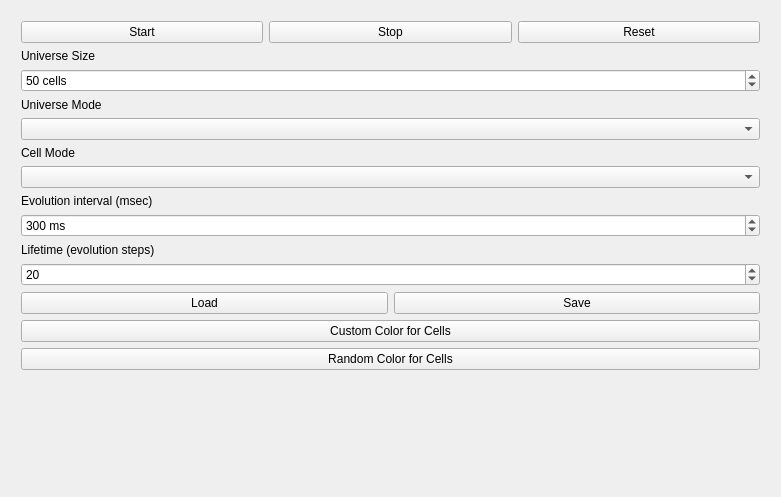
<?xml version="1.0" encoding="UTF-8"?>
<ui version="4.0">
 <class>MainWindow</class>
 <widget class="QMainWindow" name="MainWindow">
  <property name="geometry">
   <rect>
    <x>0</x>
    <y>0</y>
    <width>781</width>
    <height>497</height>
   </rect>
  </property>
  <property name="windowTitle">
   <string>Cellular Automata</string>
  </property>
  <widget class="QWidget" name="centralWidget">
   <widget class="QWidget" name="layoutWidget">
    <property name="geometry">
     <rect>
      <x>10</x>
      <y>10</y>
      <width>761</width>
      <height>476</height>
     </rect>
    </property>
    <layout class="QHBoxLayout" name="mainLayout">
     <item>
      <layout class="QVBoxLayout" name="gameLayout"/>
     </item>
     <item>
      <layout class="QVBoxLayout" name="settingsLayout">
       <item>
        <layout class="QHBoxLayout" name="controlLayout">
         <item>
          <widget class="QPushButton" name="startButton">
           <property name="text">
            <string>Start</string>
           </property>
          </widget>
         </item>
         <item>
          <widget class="QPushButton" name="stopButton">
           <property name="text">
            <string>Stop</string>
           </property>
          </widget>
         </item>
         <item>
          <widget class="QPushButton" name="clearButton">
           <property name="text">
            <string>Reset</string>
           </property>
          </widget>
         </item>
        </layout>
       </item>
       <item>
        <widget class="QLabel" name="universeSizeLabel">
         <property name="text">
          <string>Universe Size</string>
         </property>
        </widget>
       </item>
       <item>
        <widget class="QSpinBox" name="universeSizeControl">
         <property name="suffix">
          <string> cells</string>
         </property>
         <property name="minimum">
          <number>10</number>
         </property>
         <property name="maximum">
          <number>400</number>
         </property>
         <property name="value">
          <number>50</number>
         </property>
        </widget>
       </item>
       <item>
        <widget class="QLabel" name="universeModeLabel">
         <property name="text">
          <string>Universe Mode</string>
         </property>
        </widget>
       </item>
       <item>
        <widget class="QComboBox" name="universeModeControl"/>
       </item>
       <item>
        <widget class="QLabel" name="cellModeLabel">
         <property name="text">
          <string>Cell Mode</string>
         </property>
        </widget>
       </item>
       <item>
        <widget class="QComboBox" name="cellModeControl">
         <property name="enabled">
          <bool>true</bool>
         </property>
        </widget>
       </item>
       <item>
        <widget class="QLabel" name="generationIntervalLabel">
         <property name="text">
          <string>Evolution interval (msec)</string>
         </property>
        </widget>
       </item>
       <item>
        <widget class="QSpinBox" name="intervalControl">
         <property name="showGroupSeparator" stdset="0">
          <bool>false</bool>
         </property>
         <property name="suffix">
          <string> ms</string>
         </property>
         <property name="minimum">
          <number>50</number>
         </property>
         <property name="maximum">
          <number>100000</number>
         </property>
         <property name="singleStep">
          <number>10</number>
         </property>
         <property name="value">
          <number>300</number>
         </property>
        </widget>
       </item>
       <item>
        <widget class="QLabel" name="lifetimeLabel">
         <property name="text">
          <string>Lifetime (evolution steps)</string>
         </property>
        </widget>
       </item>
       <item>
        <widget class="QSpinBox" name="lifetimeControl">
         <property name="minimum">
          <number>1</number>
         </property>
         <property name="value">
          <number>20</number>
         </property>
        </widget>
       </item>
       <item>
        <layout class="QHBoxLayout" name="fileLayout">
         <item>
          <widget class="QPushButton" name="loadButton">
           <property name="text">
            <string>Load</string>
           </property>
          </widget>
         </item>
         <item>
          <widget class="QPushButton" name="saveButton">
           <property name="text">
            <string>Save</string>
           </property>
          </widget>
         </item>
        </layout>
       </item>
       <item>
        <widget class="QPushButton" name="colorSelectButton">
         <property name="text">
          <string>Custom Color for Cells</string>
         </property>
        </widget>
       </item>
       <item>
        <widget class="QPushButton" name="colorRandomButton">
         <property name="text">
          <string>Random Color for Cells</string>
         </property>
        </widget>
       </item>
       <item>
        <spacer name="verticalSpacer">
         <property name="orientation">
          <enum>Qt::Vertical</enum>
         </property>
         <property name="sizeHint" stdset="0">
          <size>
           <width>20</width>
           <height>40</height>
          </size>
         </property>
        </spacer>
       </item>
      </layout>
     </item>
    </layout>
   </widget>
  </widget>
 </widget>
 <layoutdefault spacing="6" margin="11"/>
 <resources/>
 <connections/>
</ui>
